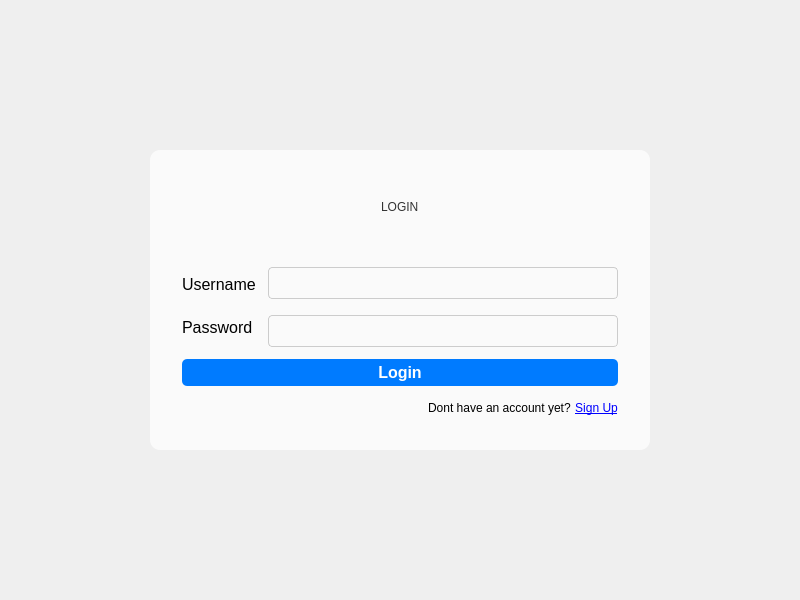
<?xml version="1.0" encoding="UTF-8"?>
<ui version="4.0">
 <class>MainWindow</class>
 <widget class="QMainWindow" name="MainWindow">
  <property name="geometry">
   <rect>
    <x>0</x>
    <y>0</y>
    <width>800</width>
    <height>600</height>
   </rect>
  </property>
  <property name="windowTitle">
   <string>MainWindow</string>
  </property>
  <property name="styleSheet">
   <string notr="true"/>
  </property>
  <widget class="QWidget" name="centralwidget">
   <layout class="QHBoxLayout" name="horizontalLayout_3">
    <item alignment="Qt::AlignmentFlag::AlignHCenter|Qt::AlignmentFlag::AlignVCenter">
     <widget class="QGroupBox" name="groupBox">
      <property name="sizePolicy">
       <sizepolicy hsizetype="Ignored" vsizetype="Preferred">
        <horstretch>0</horstretch>
        <verstretch>0</verstretch>
       </sizepolicy>
      </property>
      <property name="minimumSize">
       <size>
        <width>500</width>
        <height>300</height>
       </size>
      </property>
      <property name="maximumSize">
       <size>
        <width>461</width>
        <height>582</height>
       </size>
      </property>
      <property name="sizeIncrement">
       <size>
        <width>0</width>
        <height>0</height>
       </size>
      </property>
      <property name="styleSheet">
       <string notr="true">background-color: rgb(250,250,250);
border-radius:10px</string>
      </property>
      <layout class="QVBoxLayout" name="verticalLayout_3">
       <property name="spacing">
        <number>12</number>
       </property>
       <property name="leftMargin">
        <number>32</number>
       </property>
       <property name="rightMargin">
        <number>32</number>
       </property>
       <property name="bottomMargin">
        <number>32</number>
       </property>
       <item alignment="Qt::AlignmentFlag::AlignHCenter|Qt::AlignmentFlag::AlignVCenter">
        <widget class="QLabel" name="label_3">
         <property name="styleSheet">
          <string notr="true">font: 600 16pt &quot;Museo Sans 700&quot;;
color: #333;</string>
         </property>
         <property name="text">
          <string>LOGIN</string>
         </property>
        </widget>
       </item>
       <item>
        <layout class="QHBoxLayout" name="horizontalLayout">
         <item>
          <layout class="QVBoxLayout" name="verticalLayout_2">
           <property name="spacing">
            <number>16</number>
           </property>
           <item>
            <widget class="QLabel" name="label">
             <property name="sizePolicy">
              <sizepolicy hsizetype="Maximum" vsizetype="Maximum">
               <horstretch>0</horstretch>
               <verstretch>0</verstretch>
              </sizepolicy>
             </property>
             <property name="minimumSize">
              <size>
               <width>0</width>
               <height>0</height>
              </size>
             </property>
             <property name="font">
              <font>
               <family>Segoe UI</family>
               <pointsize>12</pointsize>
               <italic>false</italic>
               <fontweight>DemiBold</fontweight>
              </font>
             </property>
             <property name="autoFillBackground">
              <bool>false</bool>
             </property>
             <property name="styleSheet">
              <string notr="true">color:black;
font: 600 12pt &quot;Segoe UI&quot;;</string>
             </property>
             <property name="text">
              <string>Username</string>
             </property>
            </widget>
           </item>
           <item>
            <widget class="QLabel" name="label_2">
             <property name="sizePolicy">
              <sizepolicy hsizetype="Minimum" vsizetype="Maximum">
               <horstretch>0</horstretch>
               <verstretch>0</verstretch>
              </sizepolicy>
             </property>
             <property name="font">
              <font>
               <family>Segoe UI</family>
               <pointsize>12</pointsize>
               <italic>false</italic>
               <fontweight>DemiBold</fontweight>
              </font>
             </property>
             <property name="autoFillBackground">
              <bool>false</bool>
             </property>
             <property name="styleSheet">
              <string notr="true">font: 600 12pt &quot;Segoe UI&quot;;
color:black;</string>
             </property>
             <property name="text">
              <string>Password</string>
             </property>
            </widget>
           </item>
          </layout>
         </item>
         <item>
          <layout class="QVBoxLayout" name="verticalLayout">
           <property name="spacing">
            <number>16</number>
           </property>
           <item>
            <widget class="QLineEdit" name="Username">
             <property name="sizePolicy">
              <sizepolicy hsizetype="Expanding" vsizetype="Maximum">
               <horstretch>0</horstretch>
               <verstretch>0</verstretch>
              </sizepolicy>
             </property>
             <property name="minimumSize">
              <size>
               <width>32</width>
               <height>32</height>
              </size>
             </property>
             <property name="font">
              <font>
               <family>Arial</family>
              </font>
             </property>
             <property name="styleSheet">
              <string notr="true">border: 1px solid #ccc;
border-radius:4px;
color:black;</string>
             </property>
            </widget>
           </item>
           <item>
            <widget class="QLineEdit" name="Password">
             <property name="sizePolicy">
              <sizepolicy hsizetype="Expanding" vsizetype="Maximum">
               <horstretch>0</horstretch>
               <verstretch>0</verstretch>
              </sizepolicy>
             </property>
             <property name="minimumSize">
              <size>
               <width>32</width>
               <height>32</height>
              </size>
             </property>
             <property name="font">
              <font>
               <family>Arial</family>
              </font>
             </property>
             <property name="styleSheet">
              <string notr="true">border: 1px solid #ccc;
border-radius:4px;
color:black;</string>
             </property>
             <property name="echoMode">
              <enum>QLineEdit::EchoMode::Password</enum>
             </property>
            </widget>
           </item>
          </layout>
         </item>
        </layout>
       </item>
       <item>
        <widget class="QPushButton" name="LoginButton">
         <property name="font">
          <font>
           <pointsize>12</pointsize>
           <bold>true</bold>
          </font>
         </property>
         <property name="cursor">
          <cursorShape>PointingHandCursor</cursorShape>
         </property>
         <property name="styleSheet">
          <string notr="true">background-color: #007bff;
color: white;
padding: 4px 16px;
border: none;
border-radius: 5px;</string>
         </property>
         <property name="text">
          <string>Login</string>
         </property>
        </widget>
       </item>
       <item>
        <layout class="QHBoxLayout" name="horizontalLayout_2">
         <property name="spacing">
          <number>4</number>
         </property>
         <item>
          <spacer name="horizontalSpacer">
           <property name="orientation">
            <enum>Qt::Orientation::Horizontal</enum>
           </property>
           <property name="sizeHint" stdset="0">
            <size>
             <width>40</width>
             <height>20</height>
            </size>
           </property>
          </spacer>
         </item>
         <item alignment="Qt::AlignmentFlag::AlignRight">
          <widget class="QLabel" name="label_4">
           <property name="sizePolicy">
            <sizepolicy hsizetype="Maximum" vsizetype="Maximum">
             <horstretch>0</horstretch>
             <verstretch>0</verstretch>
            </sizepolicy>
           </property>
           <property name="styleSheet">
            <string notr="true">color:black</string>
           </property>
           <property name="text">
            <string>Dont have an account yet?</string>
           </property>
          </widget>
         </item>
         <item alignment="Qt::AlignmentFlag::AlignRight">
          <widget class="QPushButton" name="pushButton">
           <property name="sizePolicy">
            <sizepolicy hsizetype="Minimum" vsizetype="Fixed">
             <horstretch>0</horstretch>
             <verstretch>0</verstretch>
            </sizepolicy>
           </property>
           <property name="cursor">
            <cursorShape>PointingHandCursor</cursorShape>
           </property>
           <property name="styleSheet">
            <string notr="true">QPushButton {
    background-color: transparent;
    border: none;
    color: blue;
    text-decoration: underline;
}

QPushButton:hover {
    color: darkblue;
}

QPushButton:focus {
    outline: none;
}</string>
           </property>
           <property name="text">
            <string>Sign Up</string>
           </property>
          </widget>
         </item>
        </layout>
       </item>
      </layout>
     </widget>
    </item>
   </layout>
  </widget>
 </widget>
 <resources/>
 <connections/>
</ui>
